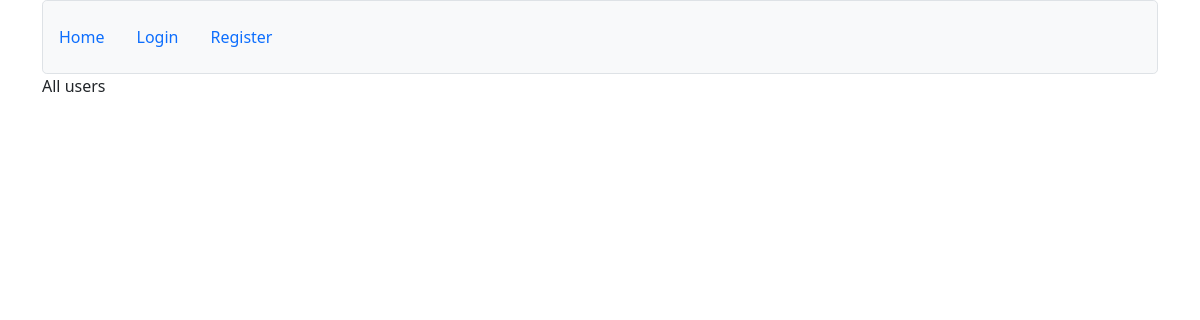
Before: / with the older database file.
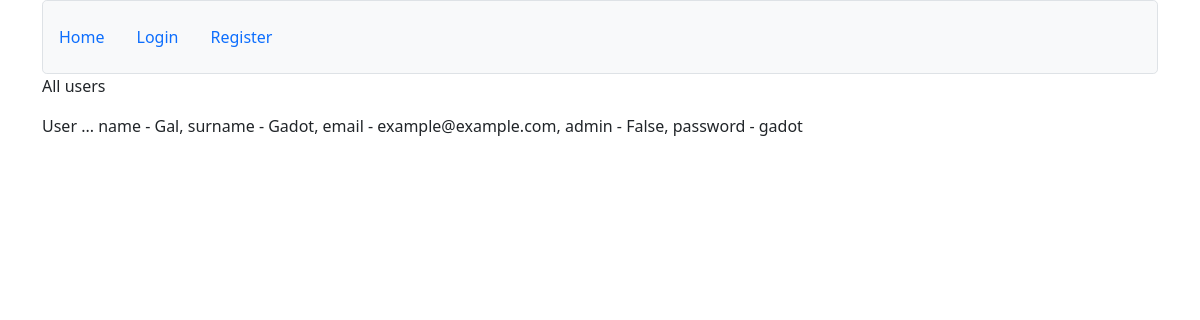
After: the same page with the newer database file.
### newapp/models.py (models this page shows, shortened)
class User(models.Model):
    email = models.EmailField(max_length=254, unique=True)
    name = models.CharField(max_length=64)
    surname = models.CharField(max_length=64)
    password = models.CharField(max_length=64)
    admin = models.BooleanField(default=False)

### newapp/views.py (the view)
# urls.py: path('', index, name='index'),
def index(request):
    users = User.objects.all()
    return render(request, 'index.html', {'users':users})

### newapp/templates/index.html (shortened to what this page needs)
{% extends 'base.html' %}
{% block content %}
    <p>All users</p>
    {% for user in users %}
        <p>User ... name - {{user.name}}, surname - {{user.surname}}, email - {{user.email}}, admin - {{user.admin}}, password - {{user.password}}</p>
    {% endfor %}
{% endblock %}

### newapp/templates/base.html (shortened to what this page needs)
<!DOCTYPE html>
<html lang="en">
<head>
    <link href="https://cdn.jsdelivr.net/npm/bootstrap@5.0.1/dist/css/bootstrap.min.css" rel="stylesheet">
</head>
<body>
    <div class="container">
        <div class="col">
            <div class="pt-3 pb-3 bg-light border rounded-3 text-center d-flex justify-content-between">
              <ul class="nav">
                <li class="nav-link">
                  <a class="text-decoration-none" href="{% url 'index' %}">Home</a>
                </li>
                <li class="nav-link">
                  <a class="text-decoration-none" href="{% url 'login' %}">Login</a>
                </li>
                <li class="nav-link">
                    <a class="text-decoration-none" href="{% url 'register' %}">Register</a>
                </li>
            </div>
          </div>
        {% block content %}
        {% endblock %}
    </div>
</body>
</html>

Changed rows visible on the page:
added User: name "Gal", surname "Gadot", email "example@example.com", admin "False", password "gadot"
